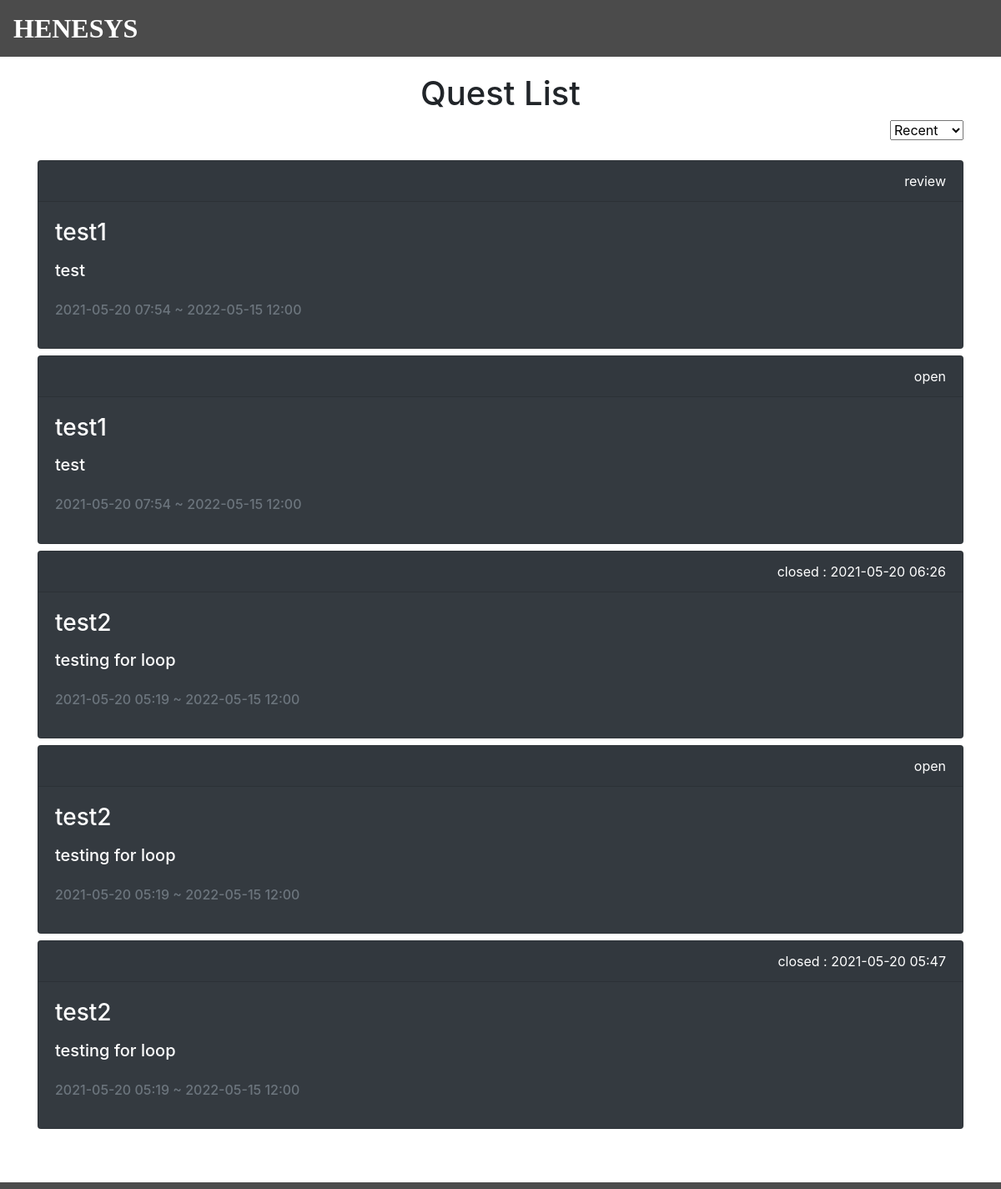
The page /quest/display_questlist/ on the database as committed earlier.
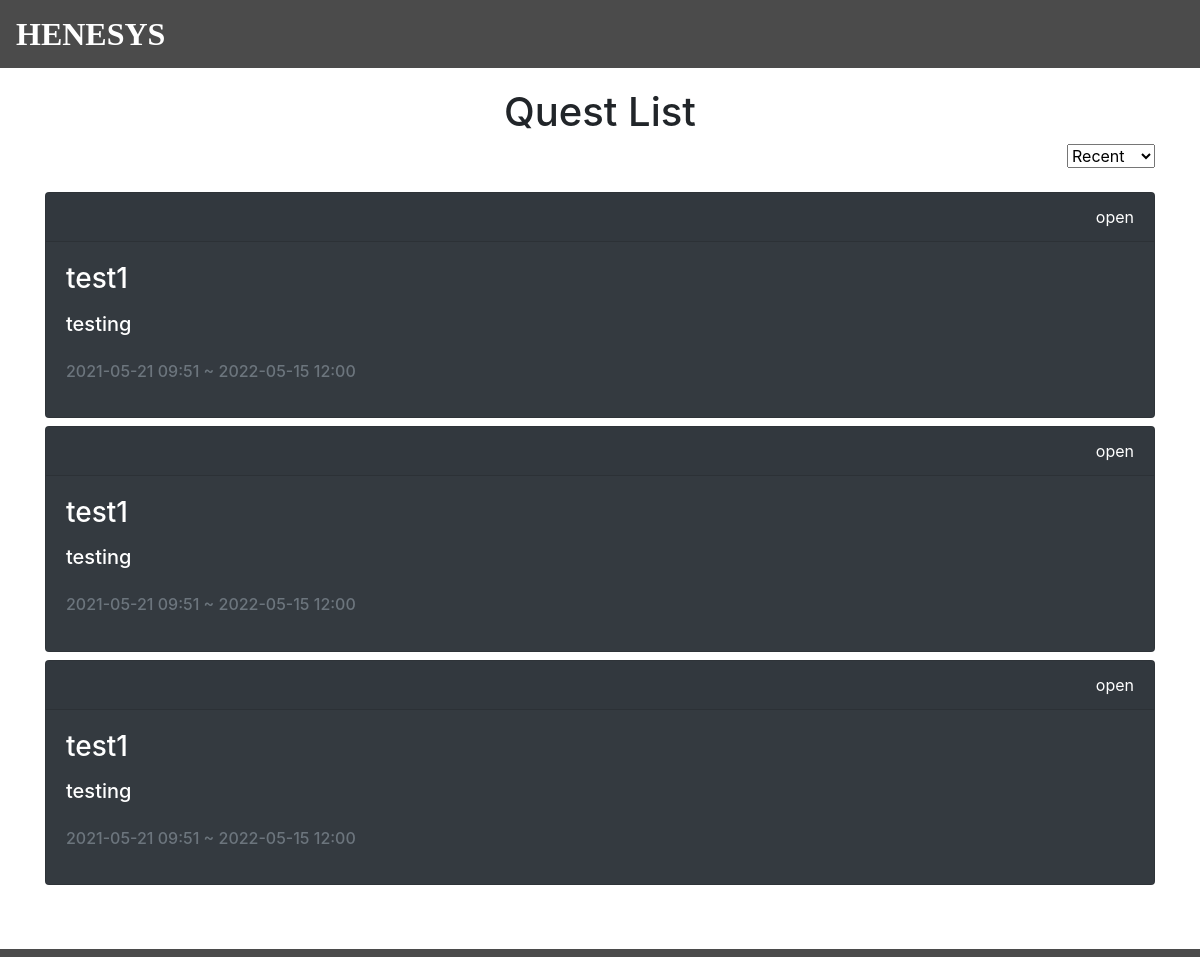
The same page on the database as committed later.
### quest/models.py (models this page shows, shortened)
class Quest(models.Model):
    questname = models.CharField(max_length=50)
    contents = models.TextField()
    stars = models.PositiveBigIntegerField()
    mana = models.PositiveBigIntegerField()
    status = models.CharField(max_length=50)
    pub_date = models.DateTimeField()
    closed_date = models.DateTimeField(null=True, blank=True)
    due_date = models.DateTimeField(null=True, blank=True)
    publish_target = models.CharField(max_length=50)
    tag = TaggableManager()

### quest/views.py (the view)
# urls.py: path('display_questlist/', views.display_questlist, name='display_questlist'),
def display_questlist(request):
   questlist = Quest.objects.all()
   sort = request.GET.get('sort', '')
   if sort == 'open':
        questlist = Quest.objects.filter(status='open').order_by('-pub_date')
   elif sort == 'closed':
        questlist = Quest.objects.filter(status='closed').order_by('-pub_date')
   elif sort == 'review':
        questlist = Quest.objects.filter(status='review').order_by('-pub_date')
   elif sort == 'rejected':
        questlist = Quest.objects.filter(status='rejected').order_by('-pub_date')
   else:
        questlist = Quest.objects.order_by('-pub_date')
   return render(request,'display_questlist.html', {'questlist':questlist, 'sort':sort})

### quest/templates/display_questlist.html (shortened to what this page needs)
{% extends 'base.html' %}
{% block content %}
<div class="container my-3">
    <h1 class="text-center">Quest List</h1>
    <div class="text-right">
        <select onchange="sorting(this);">
            <option value="recent" {% if sort == 'recent' %}selected{% endif %}>Recent</option>
        </select>
    </div>
    <table>
        <br>
        {% for quest in questlist %}
        <a href="{{quest.pk}}" class="text-decoration-none">
            <div class="card text-white bg-dark mb-2">
                <div class="card-header text-right">
                    {% if quest.status == 'closed' %}
                    {{quest.status}} : {{quest.closed_date|date:"Y-m-d H:i"}}<br>
                    {% else %}
                    {{quest.status}}
                    {% endif %}
                </div>
                <div class="card-body">
                    <h3 class="card-title">{{quest.questname}}</h3>
                    <p class="card-text">
                        <h5>{{quest.contents}}</h5>
                        <br>
                        <h6 class="card-subtitle mb-2 text-muted">{{quest.pub_date|date:"Y-m-d H:i"}} ~ {{quest.due_date|date:"Y-m-d H:i"}}</h6>
                    </p>
                </div>
            </div>
        </a>
        {% endfor %}
        <br>
        <br>
    </table>
</div>
<nav class="navbar fixed-bottom navbar-expand-lg py-1">
</nav>
{% endblock %}

### templates/base.html (shortened to what this page needs)
{% load static %}
<!DOCTYPE html>
<body>
    {% include "navbar.html" %}
    <br><br><br>
    <div id="content">
      {% block content %}{% endblock %}
    </div>
    <link rel="stylesheet" href="https://stackpath.bootstrapcdn.com/bootstrap/4.4.1/css/bootstrap.min.css">
</body>

### templates/navbar.html (shortened to what this page needs)
{% load active_link_tags %}
<nav class="navbar fixed-top navbar-expand-lg">
    <font face = "Sodosans" size = "6">
      <a href="{% url 'home' %}" style="text-decoration:none; color:white; font-weight:bold;">HENESYS&nbsp;&nbsp;</a>
    </font>
</nav>

### templates/base.html (style rules this page uses)
body { background-image: url('https://i.redd.it/y68mq3s193431.jpg'); background-repeat: no-repeat; background-attachment: fixed; background-size: 100% 100%; }
body { -ms-overflow-style: none; scrollbar-width: none; overflow-y: scroll; }

### templates/navbar.html (style rules this page uses)
.navbar { background-color: rgb(75, 75, 75); padding-top: 10px !important; padding-bottom: 10px !important; }

Rows that differ between the two databases and show on the page:
removed Quest: status "review", questname "test1", contents "test", pub_date "2021-05-20 07:54", due_date "2022-05-15 12:00"
removed Quest: status "open", questname "test1", contents "test", pub_date "2021-05-20 07:54", due_date "2022-05-15 12:00"
removed Quest: status "closed", closed_date "2021-05-20 06:26", questname "test2", contents "testing for loop", pub_date "2021-05-20 05:19", due_date "2022-05-15 12:00"
removed Quest: status "open", questname "test2", contents "testing for loop", pub_date "2021-05-20 05:19", due_date "2022-05-15 12:00"
removed Quest: status "closed", closed_date "2021-05-20 05:47", questname "test2", contents "testing for loop", pub_date "2021-05-20 05:19", due_date "2022-05-15 12:00"
added Quest: status "open", questname "test1", contents "testing", pub_date "2021-05-21 09:51", due_date "2022-05-15 12:00"
added Quest: status "open", questname "test1", contents "testing", pub_date "2021-05-21 09:51", due_date "2022-05-15 12:00"
added Quest: status "open", questname "test1", contents "testing", pub_date "2021-05-21 09:51", due_date "2022-05-15 12:00"
